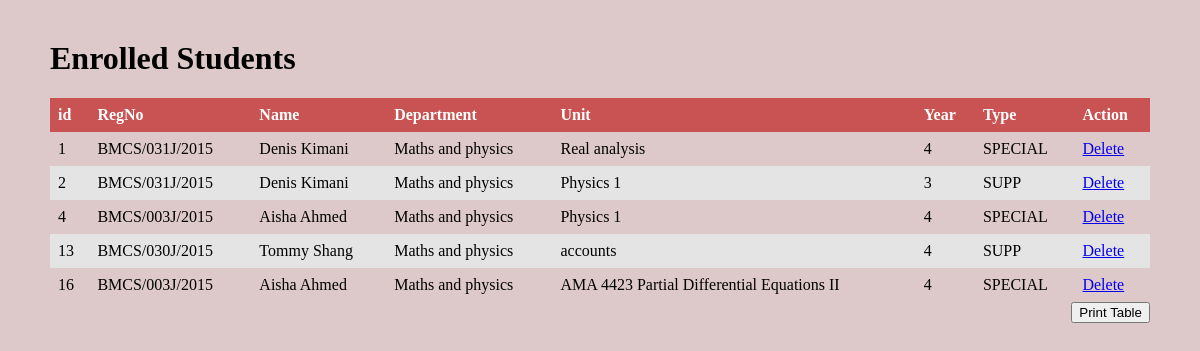
/Department/savedreports.php, run on the app's committed database.
### tables this page shows
CREATE TABLE `enrolled` (
  `s_id` int(11) NOT NULL,
  `regno` varchar(255) NOT NULL,
  `name` varchar(255) NOT NULL,
  `department` varchar(255) NOT NULL,
  `unit` varchar(255) NOT NULL,
  `year` int(11) NOT NULL,
  `type` enum('SPECIAL','SUPP') NOT NULL
);

### Department/savedreports.php (the view, shortened to what this page needs)
<?php
$conn=mysqli_connect('localhost', 'root', '');
mysqli_select_db($conn,'phplearning') or die(mysqli_error($conn));
$sql="SELECT * FROM enrolled where department='Maths and physics'";
$records=mysqli_query($conn, $sql);
 ?>
<!DOCTYPE html>
<html lang="en" dir="ltr">
  <head>
  </head>
  <body>
    <h1>Enrolled Students</h1>
    <div style="overflow-x:auto;">
    <table id="zctb" class="display table table-striped table-bordered table-hover" cellspacing="0" width="70%" padding="30px">
      <tr>
        <th>id</th>
        <th>RegNo</th>
        <th>Name</th>
        <th>Department</th>
        <th>Unit</th>
        <th>Year</th>
        <th>Type</th>
        <th>Action</th>
      <tr>
    <?php
    while($student=mysqli_fetch_assoc($records)){
      echo "<tr>";
      echo "<td>".$student['s_id']."</td>";
      echo "<td>".$student['regno']."</td>";
      echo "<td>".$student['name']."</td>";
      echo "<td>".$student['department']."</td>";
      echo "<td>".$student['unit']."</td>";
      echo "<td>".$student['year']."</td>";
      echo "<td>".$student['type']."</td>";
      echo "<td><a href='delete.php?id=".$student['s_id']."'>Delete</a></td>";
      echo "</tr>";
    }
     ?>
    </table>
    <div class="btn btn-success" style="float:right">
    <form>
      <button class="btn">Print Table</button>
    </form>
    </div>
  </div>
  </body>
</html>

### Department/savedreports.php (style rules this page uses)
body { background:#DDC9C9; margin-left: 50px; margin-right: 50px; margin-top: 40px; }
table { border-collapse: collapse; width: 100%; }
th, td { text-align: left; padding: 8px; }
tr:nth-child(even) { background-color: #E5E4E4 }
th { background-color: #C95252; color: white; }

### data on the page
enrolled: s_id "1", regno "BMCS/031J/2015", name "Denis Kimani", department "Maths and physics", unit "Real analysis", year "4", type "SPECIAL"
enrolled: s_id "2", regno "BMCS/031J/2015", name "Denis Kimani", department "Maths and physics", unit "Physics 1", year "3", type "SUPP"
enrolled: s_id "4", regno "BMCS/003J/2015", name "Aisha Ahmed", department "Maths and physics", unit "Physics 1", year "4", type "SPECIAL"
enrolled: s_id "13", regno "BMCS/030J/2015", name "Tommy Shang", department "Maths and physics", unit "accounts", year "4", type "SUPP"
enrolled: s_id "16", regno "BMCS/003J/2015", name "Aisha Ahmed", department "Maths and physics", unit "AMA 4423 Partial Differential Equations II", year "4", type "SPECIAL"
